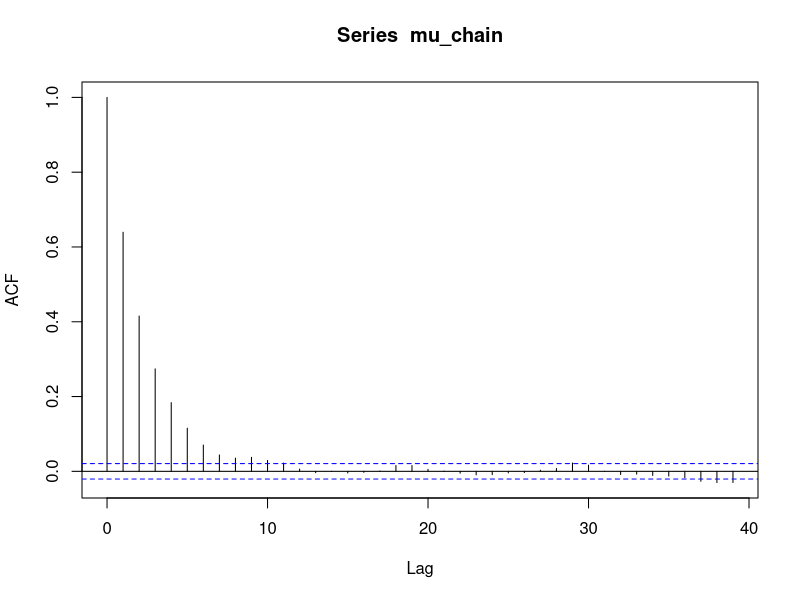
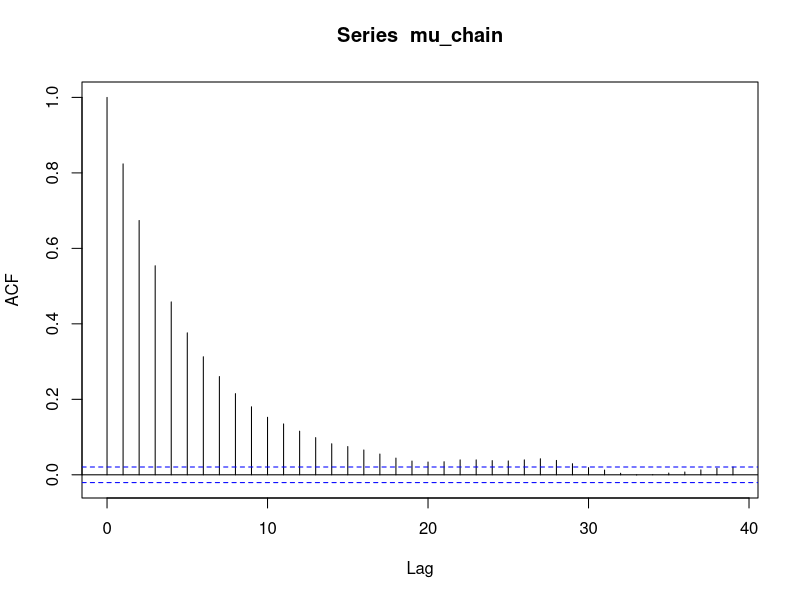
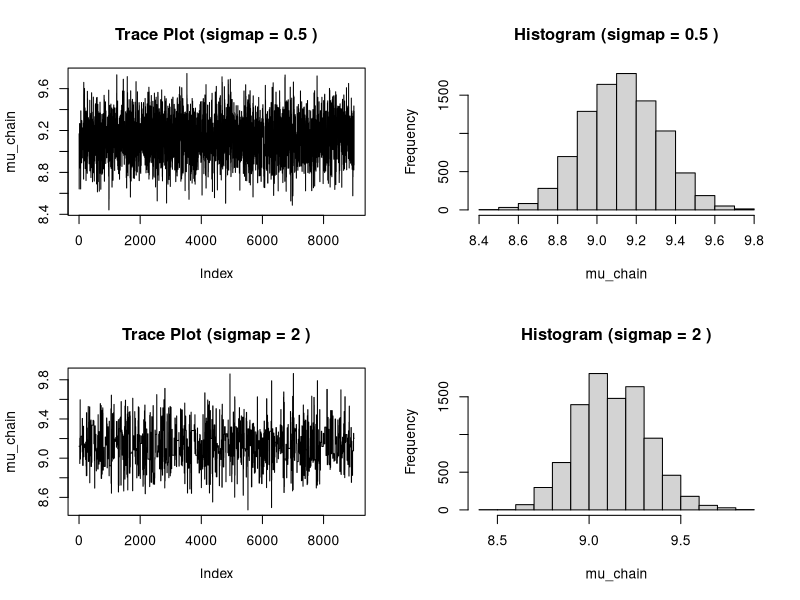
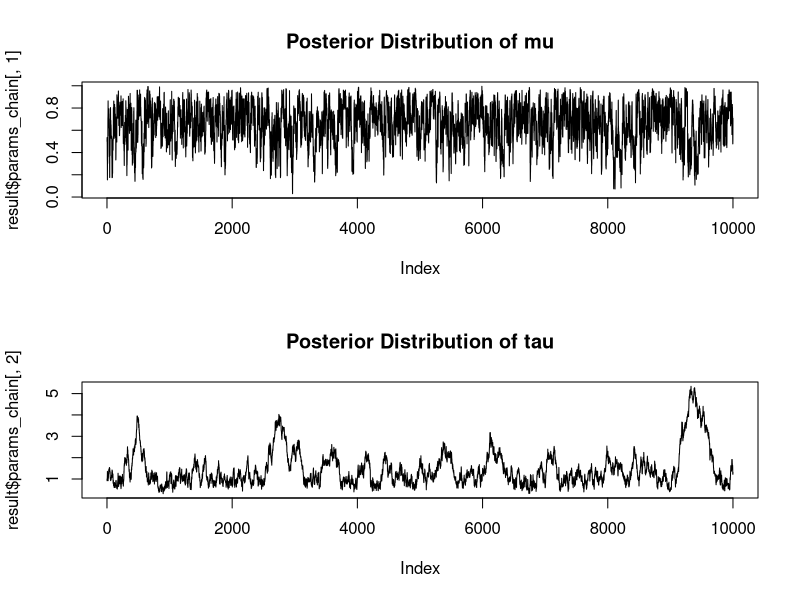
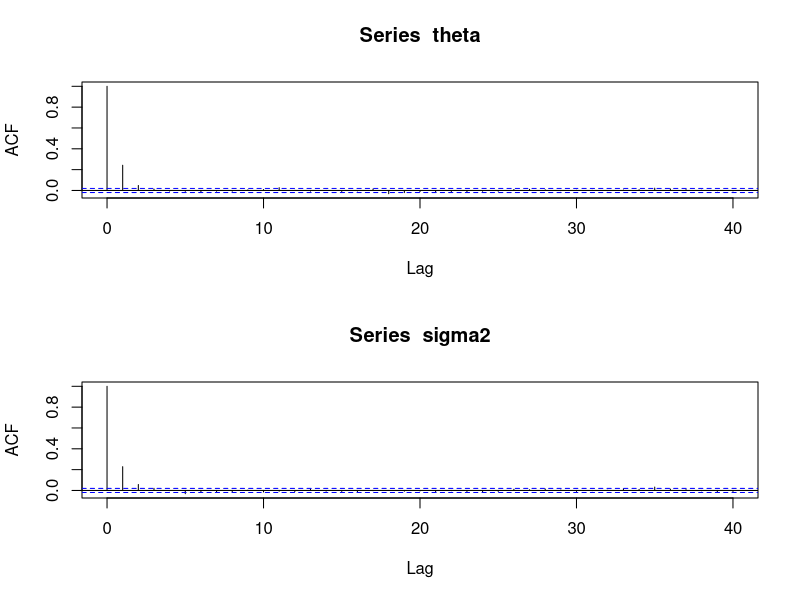
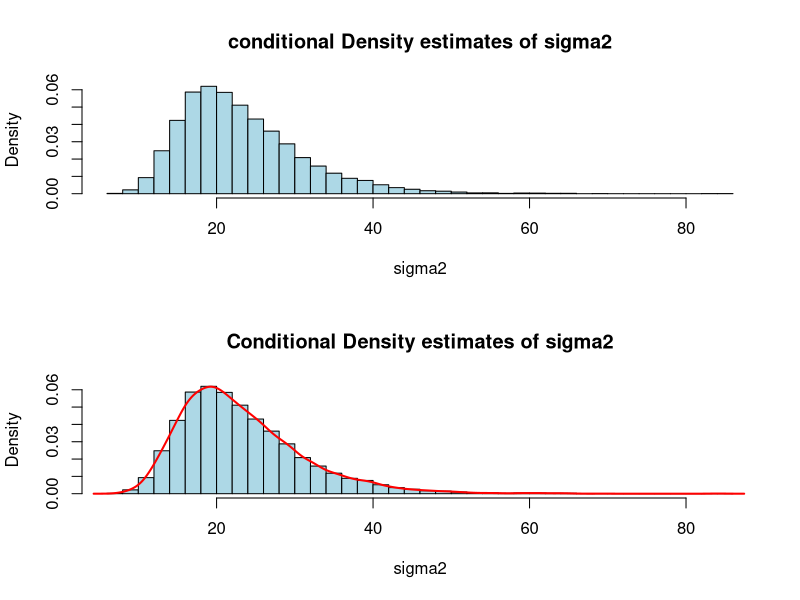
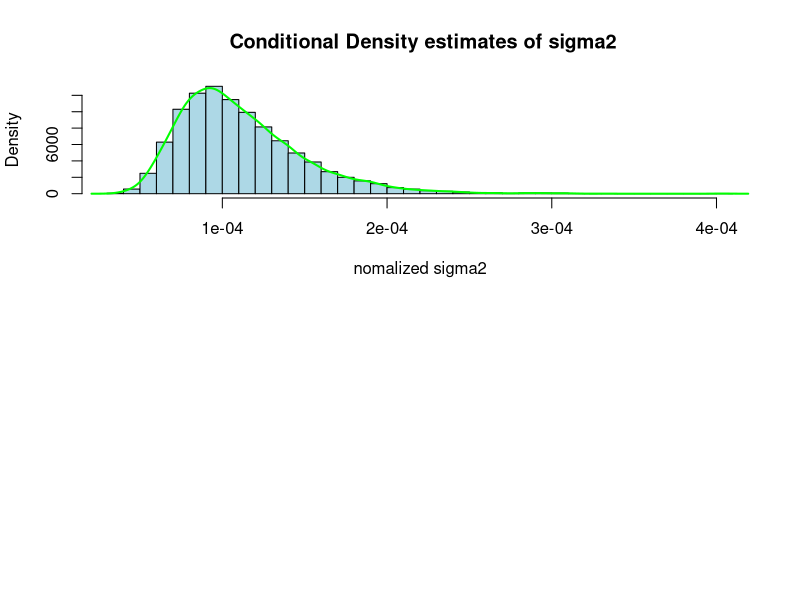

Write the R code that produced these figures, in order.
## ---- chunk 1
knitr::opts_chunk$set(echo = TRUE)
## ---- chunk 2
weight1 = 0.3
weight2 = 0.7

target_distribution = function(x) {
  weight1 * dbeta(x, shape1 = 5, shape2 = 2) +
  weight2 * dbeta(x, shape1 = 2, shape2 = 8)
}

proposal_distribution = function(x) {
  dunif(x, min = 0, max = 1)
}

num_samples = 10000
samples = runif(num_samples, min = 0, max = 1)

importance_weights = target_distribution(samples) / proposal_distribution(samples)

expected_value_estimate = sum(samples * importance_weights) / sum(importance_weights)

probability_estimate = sum(((samples >= 0.45) & (samples <= 0.55)) * importance_weights) / sum(samples)

print(paste("Estimated Expected Value:", expected_value_estimate))
print(paste("Estimated Probability in [0.45, 0.55]:", probability_estimate))

## ---- chunk 3
school1=c(2.11,9.75,13.88,11.3,8.93,15.66,16.38,4.54,8.86,11.94,12.47,11.11,11.65,14.53,9.61,7.38,3.34,9.06,9.45,5.98,7.44,8.5,1.55,11.45,9.73)
library(MCMCpack)
library(ggplot2)

# Define the likelihood function
likelihood = function(mu) {
  n = length(school1) 
  log_likelihood = -0.5 * n * log(2 * pi) - 0.5 * sum((school1 - mu)^2)
  return(log_likelihood)
}

# Define the prior for mu
prior_mu = function(mu) {
  mu0 = 5
  tau0_sq = 0.5
  log_prior = -0.5 * log(2 * pi) - 0.5 * log(tau0_sq) - 0.5 * ((mu - mu0)^2) / tau0_sq
  return(log_prior)
}

# Define the proposal function
proposal_mu = function(mu, sigma_p) {
  return(rnorm(1, mean = mu, sd = sigma_p))
}

# Metropolis-Hastings algorithm
metropolis_hastings = function(mu_init, sigma_p, num_samples,burn_in) {
  mu_chain = numeric(num_samples)
  mu_chain[1] = mu_init
  accept_count=0
  i=2
  for (i in 2:num_samples) {
    mu_proposed = proposal_mu(mu_chain[i - 1], sigma_p)
    log_acceptance_ratio = likelihood(mu_proposed) + prior_mu(mu_proposed)-(
                             likelihood(mu_chain[i - 1]) + prior_mu(mu_chain[i - 1]))
    
    if (log(runif(1)) < log_acceptance_ratio) {
      mu_chain[i] = mu_proposed
      if(i>burn_in)
        accept_count=accept_count+1
    } else {
      mu_chain[i] = mu_chain[i-1]
    }
  }
  mu_chain=mu_chain[(burn_in+1):num_samples]
  acceptance_rate=accept_count/(num_samples-burn_in)
  autocorrelation = acf(mu_chain, plot = TRUE)
  return(list(mu_chain = mu_chain,acceptance_rate=acceptance_rate,autocorrelation = autocorrelation))
}

sigma_p_values = c(0.5, 2)  
num_samples = 10000          
burn_in = 1000               

results = list()

for (sigma_p in sigma_p_values) {
  result = metropolis_hastings( mu_init = 5, sigma_p = sigma_p, num_samples = num_samples,burn_in = burn_in)
  results[[as.character(sigma_p)]] = result
}

par(mfrow = c(length(sigma_p_values), 2))
for (i in 1:length(sigma_p_values)) {
  sigma_p = sigma_p_values[i]
  mu_chain = results[[as.character(sigma_p)]]$mu_chain
  plot(mu_chain, type = "l", main = paste("Trace Plot (sigmap =", sigma_p, ")"))
  hist(mu_chain, main = paste("Histogram (sigmap =", sigma_p, ")"))
}

for (sigma_p in sigma_p_values) {
  acceptance_rate = results[[as.character(sigma_p)]]$acceptance_rate
  autocorrelation = results[[as.character(sigma_p)]]$autocorrelation
  cat("Acceptance Rate (sigmap =", sigma_p, "):", acceptance_rate, "\n")
}
## ---- chunk 4
data=c(2.3656491,2.4952035,1.083781, 0.7586751, 0.8780483, 1.2765341,
1.4598699, 0.1801679 ,-1.0093589 ,1.4870201 ,-0.1193149 ,0.2578262)

likelihood = function(mu, tau, data) {
  n = length(data)
  log_likelihood = -0.5 * n * log(2 * pi) - 0.5 * n * log(tau) - (1 / (2 * tau)) * sum((data - mu)^2)
  return(log_likelihood)
}

prior_mu = function(mu) {
  if (mu >= 0 && mu <= 1) {
    return(log(dbeta(mu, shape1 = 2, shape2 = 2)))
  } else {
    return(-Inf)  
  }
}

prior_tau = function(tau) {
  if (tau > 0) {
    return(log(dlnorm(tau, meanlog = 1, sdlog = sqrt(10))))
  } else {
    return(-Inf)  
  }
}

proposal = function(params, sigma_mu, sigma_tau) {
  mu_proposed = rnorm(1, mean = params[1], sd = sigma_mu)
  tau_proposed = rnorm(1, mean = params[2], sd = sigma_tau)
  return(c(mu_proposed, abs(tau_proposed)))
}

# Metropolis-Hastings algorithm
metropolis_hastings = function(data, num_samples, sigma_mu, sigma_tau) {
  params_chain = matrix(NA, nrow = num_samples, ncol = 2)
  params_chain[1, ] = c(0.5, 1) 
  accept_count = 0
  
  for (i in 2:num_samples) {

    params_proposed = proposal(params_chain[i - 1, ], sigma_mu, sigma_tau)
    
    log_acceptance_ratio = likelihood(params_proposed[1], params_proposed[2], data) +
                            prior_mu(params_proposed[1]) + prior_tau(params_proposed[2]) -
                            likelihood(params_chain[i - 1, 1], params_chain[i - 1, 2], data) -prior_mu(params_chain[i - 1, 1]) - prior_tau(params_chain[i - 1, 2])
    
    if (log(runif(1)) < log_acceptance_ratio) {
      params_chain[i, ] = params_proposed
      accept_count = accept_count + 1
    } else {
      params_chain[i, ] = params_chain[i - 1, ]
    }
  }
  
  posterior_prob_mu_gt_0.5 = mean(params_chain[, 1] > 0.5)
  
  return(list(params_chain = params_chain, posterior_prob_mu_gt_0.5 = posterior_prob_mu_gt_0.5))
}

num_samples = 10000  
sigma_mu = 0.1
sigma_tau=0.1

result = metropolis_hastings(data, num_samples, sigma_mu, sigma_tau)

par(mfrow = c(2, 1))
plot(result$params_chain[, 1], type = "l", main = "Posterior Distribution of mu")
plot(result$params_chain[, 2], type = "l", main = "Posterior Distribution of tau")


cat("Posterior Probability that mu > 0.5:", result$posterior_prob_mu_gt_0.5, "\n")


## ---- chunk 5
n = length(school1)
mu_0 = 5
tau_0_sq= 0.5
alpha=1
beta=4
 xbar=mean(school1)
 sh1=(n/2)+alpha
 sigma2=theta=rep(0,num_samples)
 sigma2[1]=1/rgamma(1,shape=alpha,rate=beta)
 B=sigma2[1]/(sigma2[1]+n*tau_0_sq)
 theta[1]=rnorm(1,m=B*mu_0+(1-B)*xbar,sd=sqrt(tau_0_sq*B))
 for (i in 2:num_samples){
 B=sigma2[i-1]/(sigma2[i-1]+n*tau_0_sq)
 theta[i]=rnorm(1,m=B*mu_0+(1-B)*xbar,sd=sqrt(tau_0_sq*B))
 ra1=(1/2)*(sum((school1-theta[i])^2))+beta
 sigma2[i]=1/rgamma(1,shape=sh1,rate=ra1)}

acf_mu=acf(theta)
acf_sigma2=acf(sigma2)

ess_mu = num_samples / (1 + 2 * sum(acf_mu$acf[-1]))
ess_sigma_sq = num_samples / (1 + 2 * sum(acf_sigma2$acf[-1]))
cat("effective sample size of mu:", ess_mu, "\n")
cat("effective sample size of sigma square:", ess_sigma_sq, "\n")
## ---- chunk 6
sigma2_chain=sigma2[(burn_in+1):num_samples]
hist(sigma2_chain, breaks = 30, freq = FALSE, main = "conditional Density estimates of sigma2", xlab = "sigma2", col = "lightblue", border = "black")
## ---- chunk 7
hist(sigma2_chain, breaks = 30, freq = FALSE, main = "Conditional Density estimates of sigma2", xlab = "sigma2", col = "lightblue", border = "black")
sigma_sq_density = density(sigma2_chain)
lines(sigma_sq_density, col = "red", lwd = 2)
normalized_chain=sigma2_chain/sum(sigma2_chain)
pdf_sigma_sq_normalized = density(sigma2_chain/sum(sigma2_chain))
hist(normalized_chain, breaks = 30, freq = FALSE, main = " Conditional Density estimates of sigma2", xlab = "nomalized sigma2", col = "lightblue", border = "black")
lines(pdf_sigma_sq_normalized, col = "green", lwd = 2)
